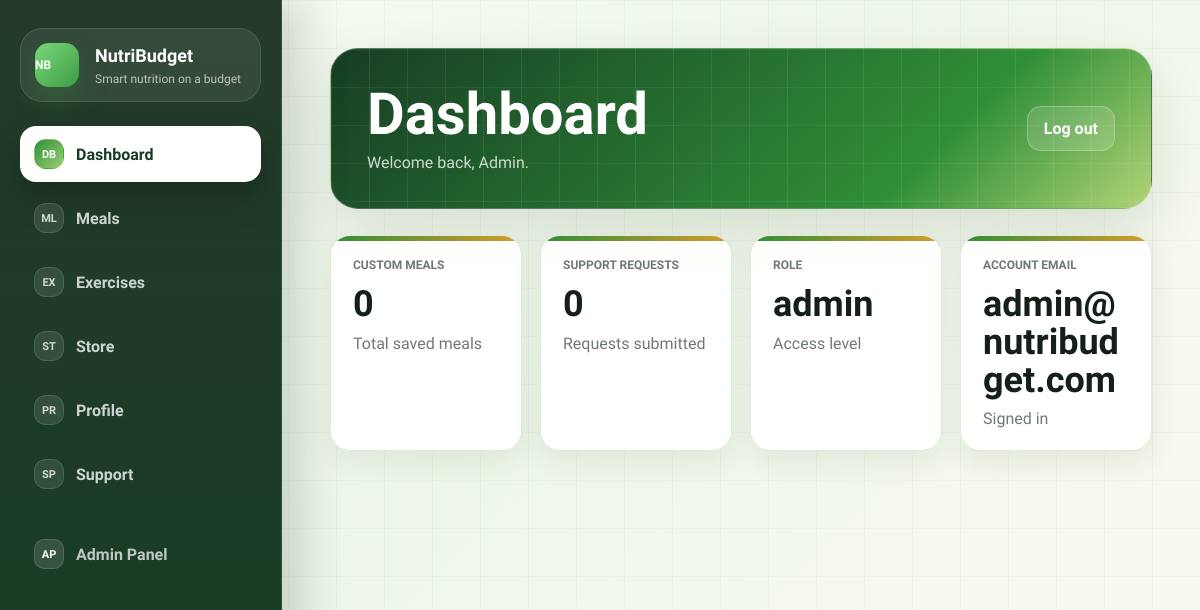
Page /view/dashboard.php (signed in) on the committed database.
### tables this page shows
CREATE TABLE `user` (
  id INT AUTO_INCREMENT PRIMARY KEY,
  name VARCHAR(100) NOT NULL,
  email VARCHAR(150) NOT NULL UNIQUE,
  password VARCHAR(255) NOT NULL,
  role ENUM('admin','user') NOT NULL DEFAULT 'user'
);

### Model/UserModel.php (called while the page is built, shortened)
<?php
class UserModel
{
    public function getById($id)
    {
        $db = config::getConnexion();
        $stmt = $db->prepare('SELECT * FROM user WHERE id = :id');
        $stmt->execute(['id' => $id]);
        return $stmt->fetch();
    }
}
?>

### controller/UserC.php (called while the page is built, shortened)
<?php
require_once __DIR__ . '/../Model/UserModel.php';
class UserC
{
    private $model;
    public function __construct()
    {
        $this->model = new UserModel();
    }
    public function getById($id)
    {
        return $this->model->getById($id);
    }
}
?>

### controller/auth.php (called while the page is built, shortened)
<?php
require_once __DIR__ . '/UserC.php';
function refresh_current_user($loginPath = 'login.php')
{
    $userController = new UserC();
    $freshUser = $userController->getById((int) $_SESSION['user']['id']);
    return $freshUser;
}
function require_login($loginPath = 'login.php')
{
    refresh_current_user($loginPath);
}
?>

### view/dashboard.php (the view, shortened to what this page needs)
<?php
require_once __DIR__ . '/../controller/auth.php';
require_login();
$user = $_SESSION['user'];
$dashboardController = new DashboardController();
[
  'meals' => $meals,
  'requests' => $requests
] = $dashboardController->load($user);
?>
<!doctype html>
<html lang="en">
<head>
  <link rel="stylesheet" href="styles.css" />
</head>
<body>
  <div class="app" data-view="dashboard">
    <main class="dashboard">
      <aside class="sidebar">
        <div class="brand small">
          <div class="brand-mark"></div>
          <div>
            <h1>NutriBudget</h1>
            <p>Smart nutrition on a budget</p>
          </div>
        </div>
        <nav>
          <a class="nav-link active" href="dashboard.php">Dashboard</a>
          <a class="nav-link" href="meals.php">Meals</a>
          <a class="nav-link" href="exercises.php">Exercises</a>
          <a class="nav-link" href="store.php">Store</a>
          <a class="nav-link" href="profile.php">Profile</a>
          <a class="nav-link" href="support.php">Support</a>
          <a class="nav-link portal-link" href="access.php?target=admin"><span class="nav-icon">AP</span>Admin Panel</a>
        </nav>
      </aside>
      <section class="content">
        <header class="page-head">
          <div>
            <h2>Dashboard</h2>
            <p>Welcome back, <?= htmlspecialchars($user['name']) ?>.</p>
          </div>
          <a class="btn ghost" href="logout.php">Log out</a>
        </header>
        <div class="stats">
          <div class="stat">
            <p>Custom Meals</p>
            <h3><?= count($meals) ?></h3>
            <span>Total saved meals</span>
          </div>
          <div class="stat">
            <p>Support Requests</p>
            <h3><?= count($requests) ?></h3>
            <span>Requests submitted</span>
          </div>
          <div class="stat">
            <p>Role</p>
            <h3><?= htmlspecialchars($user['role']) ?></h3>
            <span>Access level</span>
          </div>
          <div class="stat">
            <p>Account Email</p>
            <h3><?= htmlspecialchars($user['email']) ?></h3>
            <span>Signed in</span>
          </div>
        </div>
      </section>
    </main>
  </div>
</body>
</html>

### rows in the picture
user: name "Admin", role "admin", email "admin@nutribudget.com"

### other values in the picture
count($meals) "0"
count($requests) "0"
